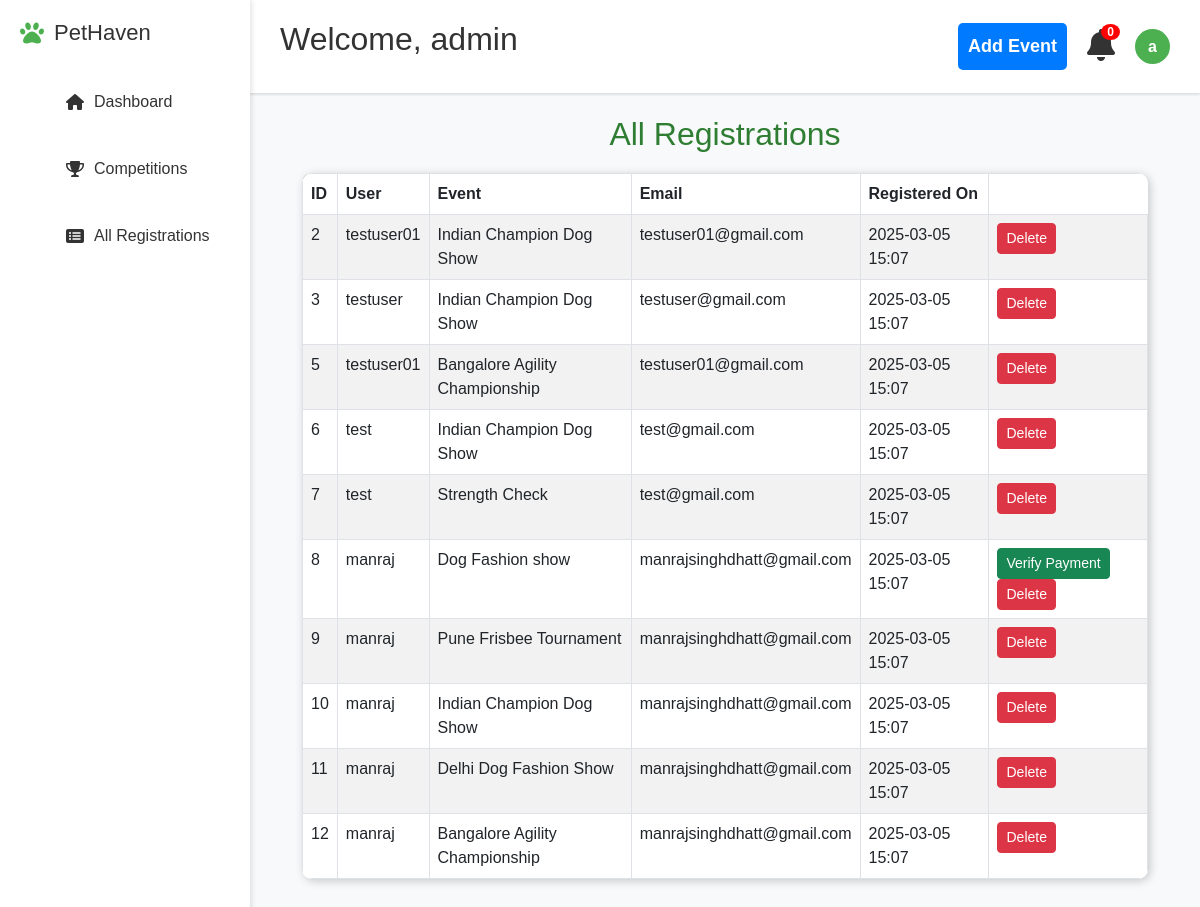
/all-registrations (signed in), run on an earlier commit of the app's database.
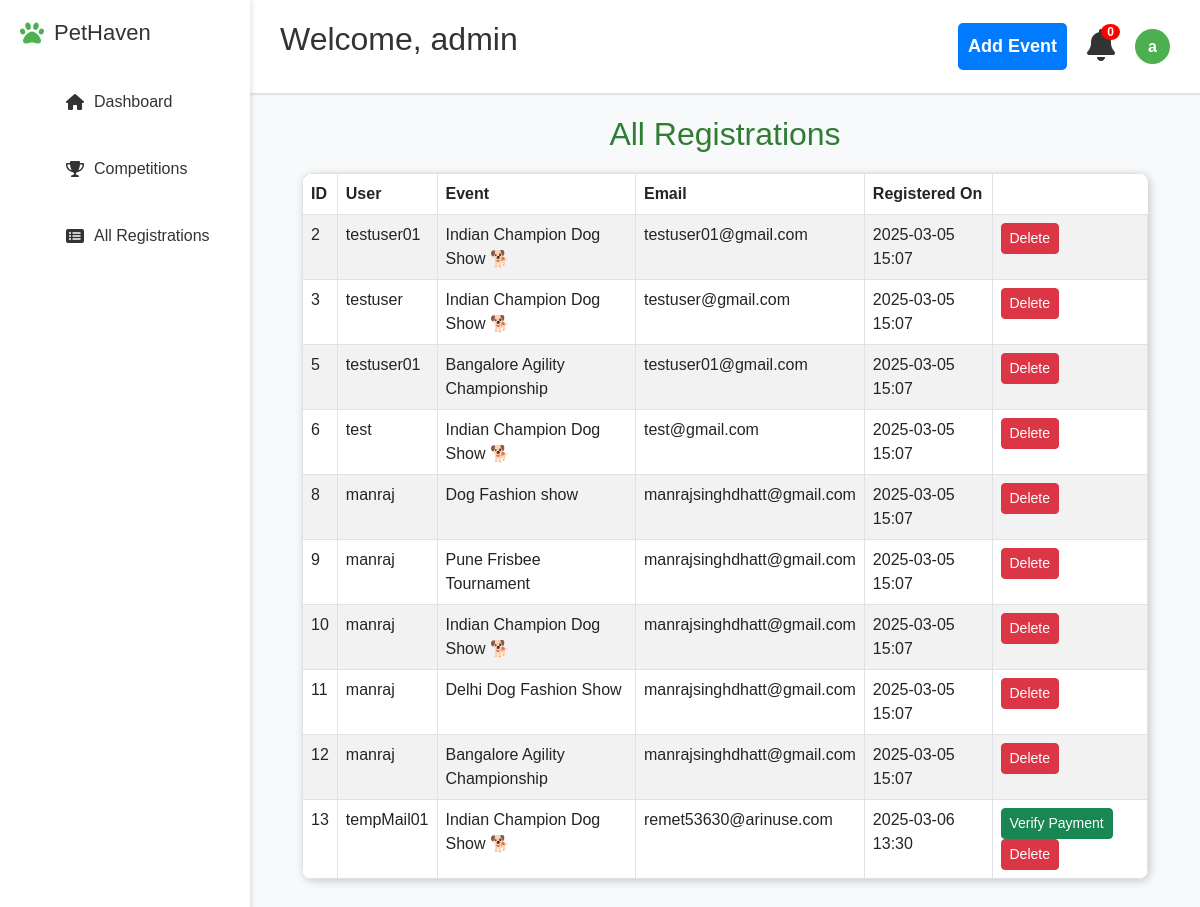
And on a later commit of the database.
### models.py (models this page shows)
class User(db.Model, UserMixin):
    id = db.Column(db.Integer, primary_key=True)
    username = db.Column(db.String(100), unique=True, nullable=False)
    email = db.Column(db.String(120), unique=True, nullable=False)
    password = db.Column(db.String(60), nullable=False)
    is_admin = db.Column(db.Boolean, default=False)

class Registration(db.Model):
    id = db.Column(db.Integer, primary_key=True)
    user_id = db.Column(db.Integer, db.ForeignKey('user.id'), nullable=False)
    event_id = db.Column(db.Integer, db.ForeignKey('event.id'), nullable=False)
    pet_name = db.Column(db.String(100), nullable=False)
    pet_type = db.Column(db.String(100), nullable=False)
    pet_age=db.Column(db.Integer,nullable=False)
    paid = db.Column(db.Boolean, default=False)
    timestamp = db.Column(db.DateTime, default=lambda: datetime.now(timezone.utc))
    event = db.relationship('Event', backref=db.backref('registrations', lazy=True))
    user = db.relationship('User', backref=db.backref('registrations', lazy=True))

class Event(db.Model):
    id = db.Column(db.Integer, primary_key=True)
    title = db.Column(db.String(200), nullable=False)
    description = db.Column(db.Text, nullable=False)
    date = db.Column(db.String(50), nullable=False)
    location=db.Column(db.String(250),nullable=False)
    prizes=db.Column(db.String(200),nullable=False)
    eligibility=db.Column(db.String(250),nullable=False)
    fee = db.Column(db.Float, default=500)
    image_filename = db.Column(db.String(200), nullable=False, default="default.jpg")

### app.py (the view)
@app.route('/all-registrations')
@login_required
def all_registrations():
    if not current_user.is_admin:
        flash("Unauthorized access!", "danger")
        return redirect(url_for('home'))
    registrations = Registration.query.all()  # Fetch all registrations
    return render_template('all_registrations.html', registrations=registrations)

### app.py (called while the page is built)
@login_manager.user_loader
def load_user(user_id):
    return db.session.get(User, int(user_id))

### templates/all_registrations.html
{% extends "base.html" %}
{% block content %}
<div class="container">
    <h2 class="text-center" style="color: #2e7d32;">All Registrations</h2>
    <table class="table table-striped table-bordered">
        <thead class="thead-dark">
            <tr>
                <th>ID</th>
                <th>User</th>
                <th>Event</th>
                <th>Email</th>
                <th>Registered On</th>
            </tr>
        </thead>
        <tbody>
            {% for reg in registrations %}
            <tr>
                <td>{{ reg.id }}</td>
                <td>{{ reg.user.username }}</td>
                <td>{{ reg.event.title }}</td>
                <td>{{ reg.user.email }}</td>
                <td>
                    {% if reg.timestamp %}
                        {{ reg.timestamp.strftime('%Y-%m-%d %H:%M') }}
                    {% else %}
                        N/A
                    {% endif %}
                    <td>
                        {% if not reg.paid %}
                            <a href="{{ url_for('verify_payment', registration_id=reg.id) }}" class="btn btn-success btn-sm">Verify Payment</a>
                        {% endif %}
                        <a href="{{ url_for('delete_registration', registration_id=reg.id) }}" class="btn btn-danger btn-sm">Delete</a>
                    </td>
                </td>
            </tr>
            {% endfor %}
        </tbody>
    </table>
</div>
{% endblock %}

### templates/base.html (shortened to what this page needs)
<!DOCTYPE html>
<html lang="en">
<head>
    <link rel="stylesheet" href="https://cdnjs.cloudflare.com/ajax/libs/font-awesome/6.0.0/css/all.min.css">
    <link href="https://cdn.jsdelivr.net/npm/bootstrap@5.3.0/dist/css/bootstrap.min.css" rel="stylesheet">
    <link rel="stylesheet" href="{{ url_for('static', filename='css/style.css') }}">
</head>
<body>
    {% if current_user.is_authenticated %}
        <div class="navbar" id="navbar">
            <h2>Welcome, {{ current_user.username }}</h2>
            <div class="nav-right">
                {% if current_user.is_admin %}
                    <a href="{{ url_for('add_event') }}" class="add-event-btn"> Add  Event</a>
                    {% endif %}
                <div class="notification">
                    <i class="fas fa-bell fa-2x"></i>
                    <span class="badge">0</span>
                </div>
                <div class="profile-dropdown">
                    <div class="profile" onclick="toggleDropdown()">
                        <div class="profile-pic">{{ current_user.username[0] }}</div>
                    </div>
                </div>
            </div>
            </div>
            <div class="sidebar" id="sidebar">
                <div class="logo">
                    <i class="fas fa-paw"></i>
                    <h2>PetHaven</h2>
                </div>
                <ul class="nav-menu">
                    <li class="nav-item {% if request.endpoint == 'dashboard' %}active{% endif %}">
                        <a href="{{ url_for('dashboard') }}"><i class="fas fa-home"></i> Dashboard</a>
                    </li>
                    <li class="nav-item {% if request.endpoint == 'competitions' %}active{% endif %}">
                        <a href="{{ url_for('competitions') }}"><i class="fas fa-trophy"></i> Competitions</a>
                    </li>
                    <li class="nav-item {% if request.endpoint == 'registrations' %}active{% endif %}">
                        {% if current_user.is_admin %}
                            <a href="{{ url_for('all_registrations') }}"><i class="fas fa-list-alt"></i> All Registrations</a>
                        {% else %}
                            <a href="{{ url_for('registrations') }}"><i class="fas fa-calendar-check"></i> My Registrations</a>
                        {% endif %}
                    </li>
                </ul>
            </div>
    {% endif %}
    <div class="main-content">
        {% block content %}{% endblock %}
    </div>
</body>
</html>

### static/css/style.css (style rules this page uses)
body { font-family: 'Poppins', Arial, sans-serif; margin: 0px; padding: 0; margin-top: 75px; background-color: #f8f9fa; height: 100vh; color: #333; }
.sidebar { position: fixed; left: 0; top: 0; height: 100%; width: 250px; background: white; box-shadow: 2px 0 5px rgba(0,0,0,0.1); padding: 20px; z-index: 990; transform: translateX(0); transition: transform 0.3s ease-in-out; }
.logo { display: flex; align-items: center; gap: 10px; margin-bottom: 30px; }
.logo i { color: #4CAF50; font-size: 24px; }
.logo h2 { font-size: 22px; margin: 0; }
.nav-menu { list-style: none; }
.nav-item { margin: 15px 0; padding: 12px; border-radius: 8px; cursor: pointer; }
.nav-item a { text-decoration: none; color: inherit; display: flex; align-items: center; width: 100%; padding: 2px; background-color: none; }
.nav-item i { margin-right: 10px; }
.navbar { position: fixed; left: 250px; top: 0; width: calc(100% - 250px); display: flex; align-items: center; background: white; padding: 15px 30px; z-index: 100; box-shadow: 0 2px 2px rgba(0,0,0,0.1); transition: left 0.3s ease-in-out, width 0.3s ease-in-out; }
.navbar h2 { flex: 1; padding-top: 5px; text-align: start; }
.nav-right { display: flex; align-items: center; gap: 20px; }
.notification { position: relative; cursor: pointer; }
.badge { position: absolute; top: -5px; right: -5px; background: red; color: white; padding: 2px 6px; border-radius: 50%; font-size: 12px; }
.profile { display: flex; align-items: center; gap: 10px; }
.profile-pic { width: 35px; height: 35px; border-radius: 50%; background: #4CAF50; display: flex; align-items: center; justify-content: center; color: white; font-weight: bold; }
.main-content { margin-left: 250px; padding: 40px; z-index: 10000; min-width: 500px; width: calc(100% - 250px); }
.profile-dropdown { position: relative; cursor: pointer; }
.profile { display: flex; align-items: center; gap: 10px; cursor: pointer; }
.add-event-btn { display: inline-block; background: #1d1de4; color: white; padding: 10px 20px; border-radius: 5px; text-decoration: none; font-weight: bold; transition: background 0.3s; border: none; cursor: pointer; }
.table { background: white; border-radius: 10px; overflow: hidden; box-shadow: 2px 2px 10px rgba(0, 0, 0, 0.2); }
thead { background: #2e7d32; color: white; }
h2 { margin-bottom: 20px; }
.add-event-btn { width: 100%; background-color: #007bff; color: white; padding: 10px; font-size: 18px; border: none; border-radius: 5px; cursor: pointer; transition: background 0.3s ease; }

What changed in the data, as far as the page shows it:
removed Registration: id "7", user.username "test", event "Strength Check", user.email "test@gmail.com", timestamp "2025-03-05 15:07"
changed through a linked row, Registration id 2: event "Indian Champion Dog Show" → "Indian Champion Dog Show 🐕️"
changed through a linked row, Registration "testuser": event "Indian Champion Dog Show" → "Indian Champion Dog Show 🐕️"
changed through a linked row, Registration "test": event "Indian Champion Dog Show" → "Indian Champion Dog Show 🐕️"
changed Registration "Dog Fashion show": no longer shows "Verify Payment"
changed through a linked row, Registration id 10: event "Indian Champion Dog Show" → "Indian Champion Dog Show 🐕️"
added Registration: id "13", user.username "tempMail01", event "Indian Champion Dog Show 🐕️", user.email "remet53630@arinuse.com", timestamp "2025-03-06 13:30"
